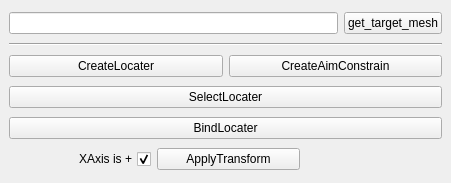
<?xml version="1.0" encoding="UTF-8"?>
<ui version="4.0">
 <class>MainWindow</class>
 <widget class="QMainWindow" name="MainWindow">
  <property name="geometry">
   <rect>
    <x>0</x>
    <y>0</y>
    <width>451</width>
    <height>183</height>
   </rect>
  </property>
  <property name="minimumSize">
   <size>
    <width>371</width>
    <height>60</height>
   </size>
  </property>
  <property name="windowTitle">
   <string>MainWindow</string>
  </property>
  <widget class="QWidget" name="centralwidget">
   <layout class="QHBoxLayout" name="horizontalLayout">
    <item>
     <layout class="QVBoxLayout" name="verticalLayout">
      <item>
       <layout class="QVBoxLayout" name="verticalLayout_2" stretch="2">
        <item>
         <layout class="QHBoxLayout" name="horizontalLayout_2">
          <item>
           <widget class="QLineEdit" name="target_mesh_LTXT">
            <property name="readOnly">
             <bool>true</bool>
            </property>
           </widget>
          </item>
          <item>
           <widget class="QPushButton" name="getTargetObject_BTN">
            <property name="text">
             <string>get_target_mesh</string>
            </property>
           </widget>
          </item>
         </layout>
        </item>
       </layout>
      </item>
      <item>
       <widget class="Line" name="line">
        <property name="orientation">
         <enum>Qt::Horizontal</enum>
        </property>
       </widget>
      </item>
      <item>
       <layout class="QHBoxLayout" name="horizontalLayout_4"/>
      </item>
      <item>
       <layout class="QHBoxLayout" name="horizontalLayout_5">
        <item>
         <widget class="QPushButton" name="recreate_locater_BTN">
          <property name="text">
           <string>CreateLocater</string>
          </property>
         </widget>
        </item>
        <item>
         <widget class="QPushButton" name="create_aimconstrain_BTN">
          <property name="text">
           <string>CreateAimConstrain</string>
          </property>
         </widget>
        </item>
       </layout>
      </item>
      <item>
       <widget class="QPushButton" name="select_locater_BTN_">
        <property name="text">
         <string>SelectLocater</string>
        </property>
       </widget>
      </item>
      <item>
       <widget class="QPushButton" name="bind_locater_BTN">
        <property name="text">
         <string>BindLocater</string>
        </property>
       </widget>
      </item>
      <item>
       <layout class="QHBoxLayout" name="horizontalLayout_3">
        <item>
         <layout class="QHBoxLayout" name="horizontalLayout_6" stretch="1,1,1">
          <item>
           <widget class="QCheckBox" name="XAxis_Cbox">
            <property name="layoutDirection">
             <enum>Qt::RightToLeft</enum>
            </property>
            <property name="text">
             <string>XAxis is +</string>
            </property>
            <property name="checked">
             <bool>true</bool>
            </property>
            <property name="tristate">
             <bool>false</bool>
            </property>
           </widget>
          </item>
          <item>
           <widget class="QPushButton" name="apply_transform_BTN">
            <property name="text">
             <string>ApplyTransform</string>
            </property>
           </widget>
          </item>
          <item>
           <spacer name="horizontalSpacer">
            <property name="orientation">
             <enum>Qt::Horizontal</enum>
            </property>
            <property name="sizeHint" stdset="0">
             <size>
              <width>40</width>
              <height>20</height>
             </size>
            </property>
           </spacer>
          </item>
         </layout>
        </item>
       </layout>
      </item>
     </layout>
    </item>
   </layout>
  </widget>
 </widget>
 <resources/>
 <connections/>
</ui>
